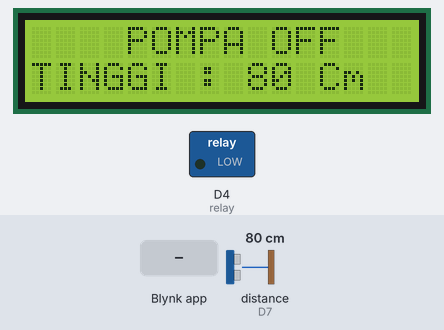
The sketch below on a simulated ESP8266 (NodeMCU). Parts: 16×2 character LCD, switched loads named in the sketch (green lamp = pin HIGH). Wiring (inferred from the names in the program): ultrasonic range finder: trigger D8; echo D7. The test bench sets the inputs (shaded band); at power-on: distance to the obstacle (sensor on D7) 80 cm. The echo pulse lasts 58.3 µs per cm; WiFi joins after 1.5 s; servers stay silent unless stated; pins used as bus, display or sensor lines are not drawn; what the sketch prints to the serial monitor is not drawn.

Above: at 3.0 s.
3.1 s: Blynk app writes 1 to V1
At 4.8 s:
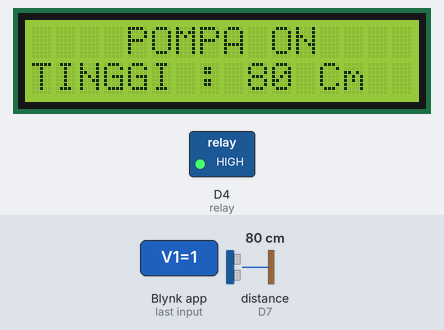
5.4 s: distance to the obstacle (sensor on D7) set to 2 cm
At 7.2 s:
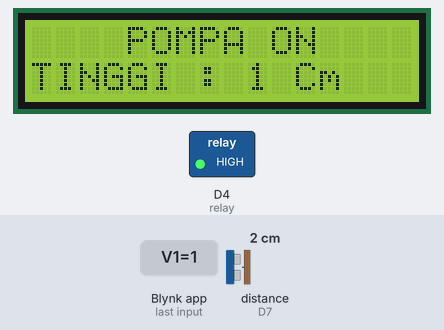
7.5 s: Blynk app writes 0 to V1
At 7.9 s:
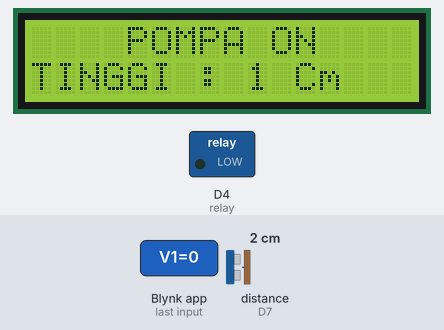
9.5 s: distance to the obstacle (sensor on D7) set to 4 cm
At 10.7 s:
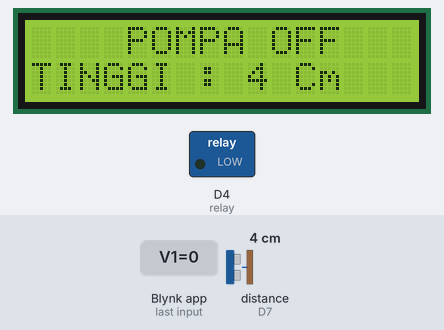
11.6 s: distance to the obstacle (sensor on D7) set to 9 cm
At 13.0 s:
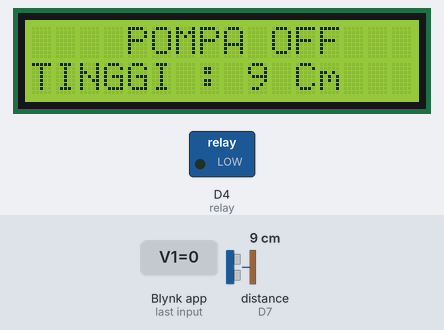
Timing chart, 0 to 14.6 s (numbered marks = the images above; inputs shaded):
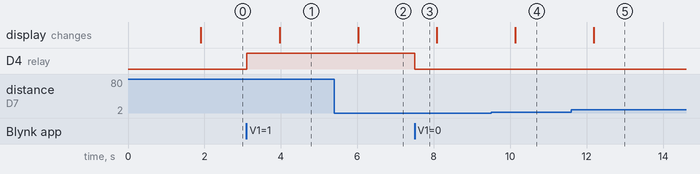

The sketch:

iot.ino
```cpp
#define BLYNK_TEMPLATE_ID "TMPL6h30rWgrd"
#define BLYNK_TEMPLATE_NAME "Sensor Ketinggian Air Pipa Hidroponik"
#define BLYNK_AUTH_TOKEN "RZgPWFo0HE8SiyKbdeoWe0yIkq-7_AkE"
/* Comment this out to disable prints and save space */
#define BLYNK_PRINT Serial
/* Fill in information from Blynk Device Info here */
#include <ESP8266WiFi.h>
#include <BlynkSimpleEsp8266.h>

// Your WiFi credentials.
char ssid[] = "LAB INKUBATOR BISNIS FAPERTA";
char pass[] = "ummat9008";

//////////////////////////////////////////
#define triggerPin D8
#define echoPin D7
long duration, jarak;

//////////////////////////////////////////
#define relay D4

///////////////////////////////
#include <Wire.h>
#include <LiquidCrystal_I2C.h>
LiquidCrystal_I2C lcd(0x27, 16, 2);

unsigned long interval;


//////////////////////////////

BLYNK_WRITE(V1) {
  digitalWrite(D4, param.asInt());
}

void setup() {
  Serial.begin(115200);
  Blynk.begin(BLYNK_AUTH_TOKEN, ssid, pass);
  lcd.init();
  lcd.clear();
  lcd.backlight();
  pinMode(triggerPin, OUTPUT);
  pinMode(echoPin, INPUT);
   pinMode(relay, OUTPUT);
}

void loop() {

  if (millis() - interval > 1000) {

   hcrs04();
   pompa();
//   LCD();

  interval = millis();
  }

  Blynk.run();
}

void hcrs04() {
  digitalWrite(triggerPin, LOW);
  delayMicroseconds(2);
  digitalWrite(triggerPin, HIGH);
  delayMicroseconds(10);
  digitalWrite(triggerPin, LOW);
  duration = pulseIn(echoPin, HIGH);
  jarak = (duration / 2) / 29.1;
  Serial.println("jarak :");
  Serial.print(jarak);
  lcd.clear();
  lcd.setCursor(0, 1);
  lcd.print("TINGGI : " + String(jarak) + " Cm");
  Serial.println(" cm");

   Blynk.virtualWrite(V0, jarak);
  // yield();  // Menghindari watchdog reset
}

void pompa() {
  int relayState = digitalRead(relay);

  // Jika relay high (aktif)
  if (relayState == HIGH) {
    lcd.setCursor(4, 0);
    lcd.print("POMPA ON ");
  }
  // Jika relay low (mati)
  else {
    lcd.setCursor(4, 0);
    lcd.print("POMPA OFF");
  }
  // yield();  // Menghindari watchdog reset
}
```

Measured:
- after the input at 3.1 s, D4 (relay): LOW → HIGH at once; the display: changes after 0.87 s (image 1)
- after the input at 5.4 s, the display: changes after 0.62 s (image 2)
- after the input at 7.5 s, D4 (relay): HIGH → LOW at once
- after the input at 9.5 s, the display: changes after 0.63 s (image 4)
- after the input at 11.6 s, the display: changes after 0.59 s (image 5)
